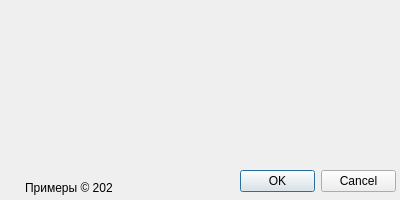
<?xml version="1.0" encoding="UTF-8"?>
<ui version="4.0">
 <class>Dialog</class>
 <widget class="QDialog" name="Dialog">
  <property name="windowModality">
   <enum>Qt::ApplicationModal</enum>
  </property>
  <property name="geometry">
   <rect>
    <x>0</x>
    <y>0</y>
    <width>400</width>
    <height>200</height>
   </rect>
  </property>
  <property name="minimumSize">
   <size>
    <width>400</width>
    <height>200</height>
   </size>
  </property>
  <property name="maximumSize">
   <size>
    <width>400</width>
    <height>200</height>
   </size>
  </property>
  <property name="windowTitle">
   <string>Рисование многоугольников</string>
  </property>
  <property name="modal">
   <bool>true</bool>
  </property>
  <widget class="QDialogButtonBox" name="buttons">
   <property name="geometry">
    <rect>
     <x>240</x>
     <y>170</y>
     <width>156</width>
     <height>23</height>
    </rect>
   </property>
   <property name="standardButtons">
    <set>QDialogButtonBox::Cancel|QDialogButtonBox::Ok</set>
   </property>
  </widget>
  <widget class="QWidget" name="layoutWidget">
   <property name="geometry">
    <rect>
     <x>3</x>
     <y>179</y>
     <width>109</width>
     <height>18</height>
    </rect>
   </property>
   <layout class="QHBoxLayout" name="logoLayout">
    <item>
     <widget class="QLabel" name="logo">
      <property name="minimumSize">
       <size>
        <width>16</width>
        <height>16</height>
       </size>
      </property>
      <property name="maximumSize">
       <size>
        <width>16</width>
        <height>16</height>
       </size>
      </property>
      <property name="text">
       <string/>
      </property>
     </widget>
    </item>
    <item>
     <widget class="QLabel" name="copyright">
      <property name="text">
       <string>Примеры © 2020</string>
      </property>
     </widget>
    </item>
   </layout>
  </widget>
 </widget>
 <resources/>
 <connections>
  <connection>
   <sender>buttons</sender>
   <signal>accepted()</signal>
   <receiver>Dialog</receiver>
   <slot>accept()</slot>
   <hints>
    <hint type="sourcelabel">
     <x>249</x>
     <y>178</y>
    </hint>
    <hint type="destinationlabel">
     <x>246</x>
     <y>199</y>
    </hint>
   </hints>
  </connection>
  <connection>
   <sender>buttons</sender>
   <signal>rejected()</signal>
   <receiver>Dialog</receiver>
   <slot>reject()</slot>
   <hints>
    <hint type="sourcelabel">
     <x>347</x>
     <y>182</y>
    </hint>
    <hint type="destinationlabel">
     <x>330</x>
     <y>199</y>
    </hint>
   </hints>
  </connection>
 </connections>
</ui>
